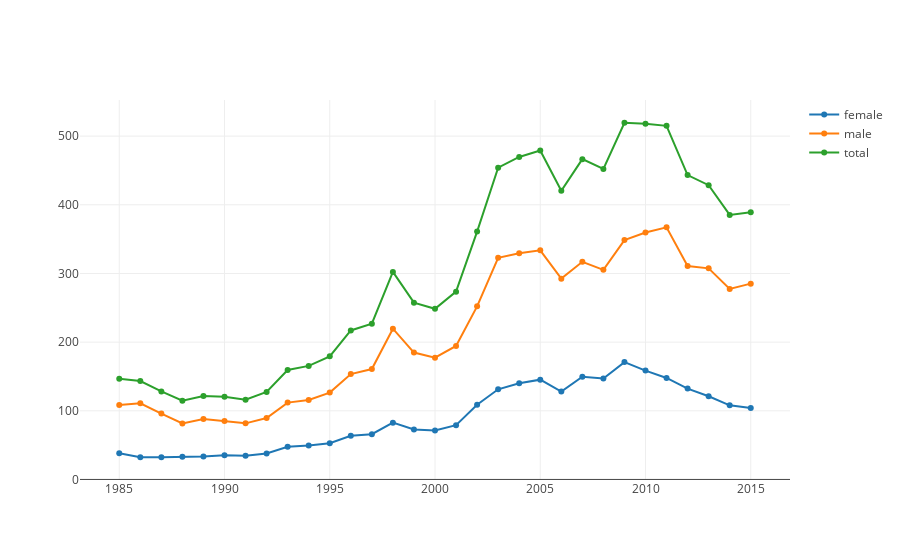

Notebook code cell kept with this figure:
### Code cell
f = go.Scatter(
    x = year,
    y = south_korea[south_korea.sex == 'female'].groupby('year').sum()['suicides/100k pop'],
    mode = 'lines+markers',
    name = 'female'
)
m = go.Scatter(
    x = year,
    y = south_korea[south_korea.sex == 'male'].groupby('year').sum()['suicides/100k pop'],
    mode = 'lines+markers',
    name = 'male'
)
t = go.Scatter(
    x = year,
    y = south_korea.groupby('year').sum()['suicides/100k pop'],
    mode = 'lines+markers',
    name = 'total'
)
data = [f, m, t]

py.offline.iplot(data)

### Figure 1 — Plotly figure (JSON) as saved in the notebook; plotly's stock layout.template omitted (floating-point values rounded to 4 significant figures)
{"data": [{"mode": "lines+markers", "name": "female", "type": "scatter", "uid": "9e481ece-da5c-4bb3-949a-48515c9ca88e", "x": [1985, 1986, 1987, 1988, 1989, 1990, 1991, 1992, 1993, 1994, 1995, 1996, 1997, 1998, 1999, 2000, 2001, 2002, 2003, 2004, 2005, 2006, 2007, 2008, 2009, 2010, 2011, 2012, 2013, 2014, 2015], "y": [38.29, 32.34, 32.33, 32.99, 33.26, 35.37, 34.49, 37.86, 47.58, 49.55, 52.81, 63.53, 65.98, 82.75, 72.74, 71.17, 79.09, 108.9, 131.3, 140.2, 145.3, 128, 149.6, 147.0, 170.9, 158.5, 147.8, 132.3, 121.1, 107.9, 103.9]}, {"mode": "lines+markers", "name": "male", "type": "scatter", "uid": "83bcacc3-adf5-4209-b0db-e5c3e04dc4dd", "x": [1985, 1986, 1987, 1988, 1989, 1990, 1991, 1992, 1993, 1994, 1995, 1996, 1997, 1998, 1999, 2000, 2001, 2002, 2003, 2004, 2005, 2006, 2007, 2008, 2009, 2010, 2011, 2012, 2013, 2014, 2015], "y": [108.4, 111.0, 95.91, 81.59, 88.14, 85.16, 81.69, 89.53, 111.9, 115.8, 126.5, 153.5, 160.8, 219.6, 184.8, 177.4, 194.4, 252.1, 322.8, 329.5, 333.7, 292.5, 316.9, 305.2, 348.6, 359.7, 367.2, 310.9, 307.4, 277.4, 285.2]}, {"mode": "lines+markers", "name": "total", "type": "scatter", "uid": "fac9fce4-440f-4b82-b38a-4fe285aa3417", "x": [1985, 1986, 1987, 1988, 1989, 1990, 1991, 1992, 1993, 1994, 1995, 1996, 1997, 1998, 1999, 2000, 2001, 2002, 2003, 2004, 2005, 2006, 2007, 2008, 2009, 2010, 2011, 2012, 2013, 2014, 2015], "y": [146.6, 143.3, 128.2, 114.6, 121.4, 120.5, 116.2, 127.4, 159.5, 165.4, 179.3, 217.0, 226.8, 302.3, 257.5, 248.6, 273.5, 361.0, 454.1, 469.7, 479.0, 420.5, 466.5, 452.3, 519.5, 518.2, 515.0, 443.3, 428.6, 385.3, 389.1]}], "layout": {}}
